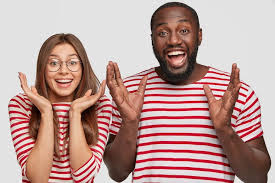
#> input picture Week5/Day4/images.jpg, 275 x 183 px, given as the content of the folder flowers/flowers, which was not available
$ jupyter execute Daily_challenge_W4_D3.ipynb   (shell and % lines are left out)   (text cells are left out)
#> lines starting #> are read from the running program, lines starting #| are printed output that depends on the picture; pictures that were not available may be replaced by others from this repository, and a replacement may not be noted
[cell 1]
#Load and Visualize Images using the Flower Color Images dataset

from google.colab import files
files.upload()
#> the answer given: images.jpg

[cell 2]
#Install the libraries :

[cell 3]
import numpy as np
from  matplotlib import pyplot as plt
import matplotlib.image as mpimg
import random
import os
from PIL import Image

[cell 4]
#Rotate an image by 90 degrees

from scipy.ndimage import rotate
def rotate_image_30_degrees(image):
    return rotate(image, angle=30, reshape=False)

[cell 5]
#Flip an image horizontally and then vertically.
def flip_image(image):
    return np.flipud(np.fliplr(image))

[cell 6]
#Zoom in on an image (scale by 1.2x) using .resize(...)
def zoom_in(image):
    return image.resize((int(image.size[0]*1.2), int(image.size[1]*1.2)))

[cell 7]
list_img = []
plt.figure(figsize=(20,20))
for i in range(5):
  file = random.choice(os.listdir('flowers/flowers'))
  image_path= os.path.join('flowers/flowers', file)
  img=mpimg.imread(image_path)
#> img is the input picture: shape (183, 275, 3); mean R, G, B 188.8, 154.9, 150.2
  list_img.append(img)

for i, img in enumerate(list_img):
  ax=plt.subplot(3,5,i+1)
  ax.title.set_text(file)
  plt.imshow(img)
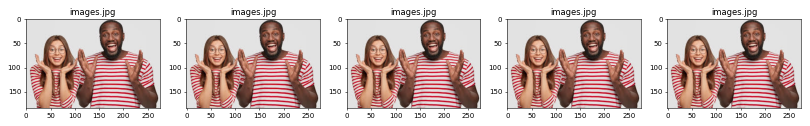
#> figure drawn by matplotlib, 5 panels

[cell 8]
# To visualize the rotated images :
rotated_list = []
plt.figure(figsize=(20,20))
for img in list_img:
  rotated_list.append(rotate_image_30_degrees(img))

for i, img in enumerate(rotated_list):
    ax=plt.subplot(3,5,i+1)
    ax.title.set_text(file)
    plt.imshow(img)
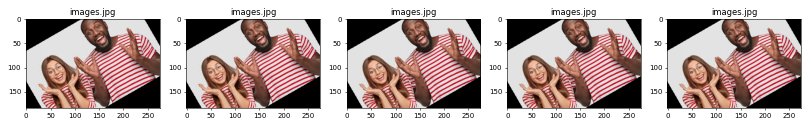
#> figure drawn by matplotlib, 5 panels

[cell 9]
# To visualize the flip images :
flip_list = []
plt.figure(figsize=(20,20))
for img in list_img:
  flip_list.append(flip_image(img))

for i, img in enumerate(flip_list):
    ax=plt.subplot(3,5,i+1)
    ax.title.set_text(file)
    plt.imshow(img)
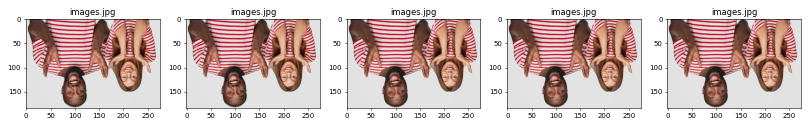
#> figure drawn by matplotlib, 5 panels

[cell 10]
# To visualize the Zoom images :
zoom_list = []
plt.figure(figsize=(20,20))
for img_np in list_img:
  # Convert numpy array to PIL Image for the zoom_in function
  # mpimg.imread typically loads images as float32 in [0, 1]
  # PIL.Image.fromarray expects uint8 for RGB/RGBA images, so scale and convert type
  img_pil = Image.fromarray((img_np * 255).astype(np.uint8))
  zoom_list.append(zoom_in(img_pil))
#> this loop made 5 passes
#> pass 1, `img_pil = Image.fromarray((img_np * 255).astype(np.uint8))`:
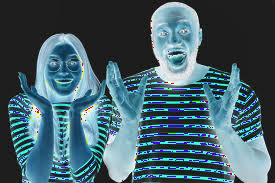
#> img_pil: PIL image 275x183 RGB; mean R, G, B 67.2, 94.7, 104.6

for i, img in enumerate(zoom_list):
    ax=plt.subplot(3,5,i+1)
    ax.title.set_text(file)
    plt.imshow(img)
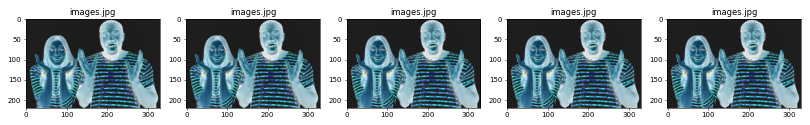
#> figure drawn by matplotlib, 5 panels
